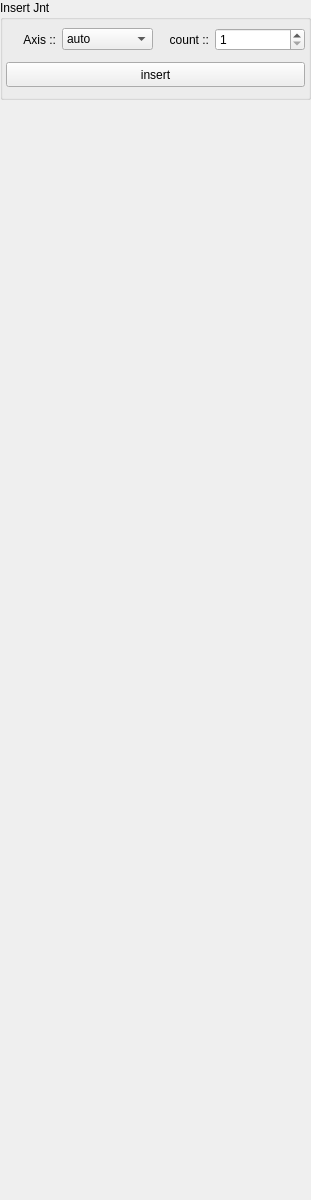
            <widget class="QWidget" name="jointFunction_scrollAreaWC">
             <property name="geometry">
              <rect>
               <x>0</x>
               <y>0</y>
               <width>311</width>
               <height>1200</height>
              </rect>
             </property>
             <property name="minimumSize">
              <size>
               <width>300</width>
               <height>1200</height>
              </size>
             </property>
             <property name="maximumSize">
              <size>
               <width>325</width>
               <height>16777215</height>
              </size>
             </property>
             <layout class="QVBoxLayout" name="verticalLayout_19">
              <property name="leftMargin">
               <number>0</number>
              </property>
              <property name="topMargin">
               <number>0</number>
              </property>
              <property name="rightMargin">
               <number>0</number>
              </property>
              <property name="bottomMargin">
               <number>0</number>
              </property>
              <item>
               <widget class="QGroupBox" name="insertJnt_Gb">
                <property name="minimumSize">
                 <size>
                  <width>0</width>
                  <height>100</height>
                 </size>
                </property>
                <property name="maximumSize">
                 <size>
                  <width>16777215</width>
                  <height>100</height>
                 </size>
                </property>
                <property name="title">
                 <string>Insert Jnt</string>
                </property>
                <layout class="QVBoxLayout" name="verticalLayout_8" stretch="1,5">
                 <property name="leftMargin">
                  <number>3</number>
                 </property>
                 <property name="topMargin">
                  <number>3</number>
                 </property>
                 <property name="rightMargin">
                  <number>3</number>
                 </property>
                 <property name="bottomMargin">
                  <number>3</number>
                 </property>
                 <item>
                  <layout class="QHBoxLayout" name="insertJntAxis_Option">
                   <item>
                    <layout class="QHBoxLayout" name="insertJntAxis_H">
                     <item>
                      <widget class="QLabel" name="label_18">
                       <property name="minimumSize">
                        <size>
                         <width>50</width>
                         <height>0</height>
                        </size>
                       </property>
                       <property name="maximumSize">
                        <size>
                         <width>50</width>
                         <height>16777215</height>
                        </size>
                       </property>
                       <property name="text">
                        <string>Axis ::</string>
                       </property>
                       <property name="alignment">
                        <set>Qt::AlignmentFlag::AlignRight|Qt::AlignmentFlag::AlignTrailing|Qt::AlignmentFlag::AlignVCenter</set>
                       </property>
                      </widget>
                     </item>
                     <item>
                      <widget class="QComboBox" name="insertJntAxis_Cbb">
                       <item>
                        <property name="text">
                         <string>auto</string>
                        </property>
                       </item>
                       <item>
                        <property name="text">
                         <string>X</string>
                        </property>
                       </item>
                       <item>
                        <property name="text">
                         <string>Y</string>
                        </property>
                       </item>
                       <item>
                        <property name="text">
                         <string>Z</string>
                        </property>
                       </item>
                      </widget>
                     </item>
                    </layout>
                   </item>
                   <item>
                    <layout class="QHBoxLayout" name="insertJntCount_H">
                     <item>
                      <widget class="QLabel" name="label_19">
                       <property name="minimumSize">
                        <size>
                         <width>50</width>
                         <height>0</height>
                        </size>
                       </property>
                       <property name="maximumSize">
                        <size>
                         <width>50</width>
                         <height>16777215</height>
                        </size>
                       </property>
                       <property name="text">
                        <string>count ::</string>
                       </property>
                       <property name="alignment">
                        <set>Qt::AlignmentFlag::AlignRight|Qt::AlignmentFlag::AlignTrailing|Qt::AlignmentFlag::AlignVCenter</set>
                       </property>
                      </widget>
                     </item>
                     <item>
                      <widget class="QSpinBox" name="insertJntCount_Sb">
                       <property name="minimum">
                        <number>1</number>
                       </property>
                       <property name="value">
                        <number>1</number>
                       </property>
                      </widget>
                     </item>
                    </layout>
                   </item>
                  </layout>
                 </item>
                 <item>
                  <widget class="QPushButton" name="insertJntBuild_Btn">
                   <property name="minimumSize">
                    <size>
                     <width>0</width>
                     <height>25</height>
                    </size>
                   </property>
                   <property name="sizeIncrement">
                    <size>
                     <width>0</width>
                     <height>25</height>
                    </size>
                   </property>
                   <property name="text">
                    <string>insert</string>
                   </property>
                  </widget>
                 </item>
                </layout>
               </widget>
              </item>
              <item>
               <spacer name="verticalSpacer_2">
                <property name="orientation">
                 <enum>Qt::Orientation::Vertical</enum>
                </property>
                <property name="sizeHint" stdset="0">
                 <size>
                  <width>20</width>
                  <height>40</height>
                 </size>
                </property>
               </spacer>
              </item>
             </layout>
            </widget>
